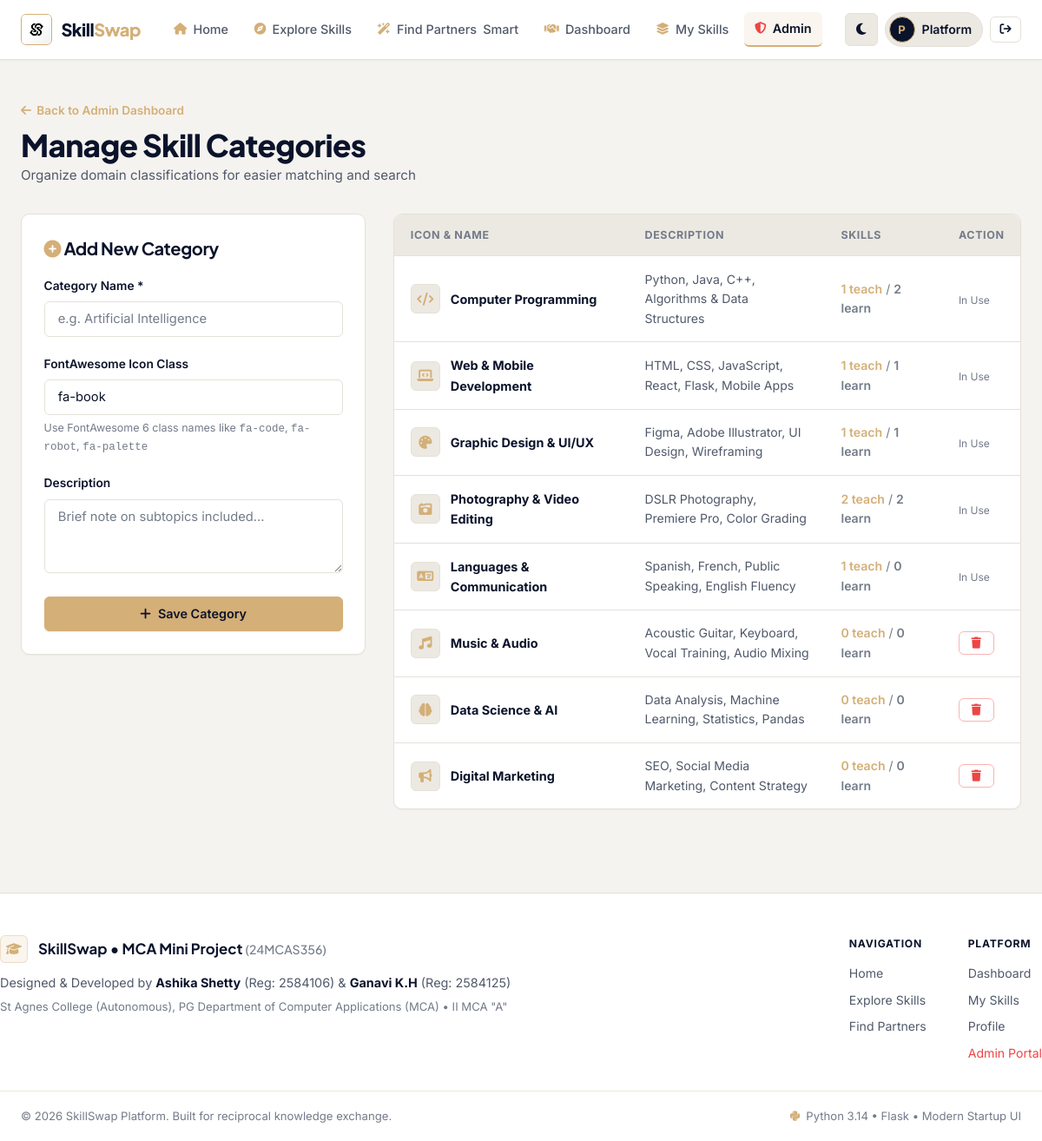
Page /admin/categories (signed in) on the committed database.
### models.py (models this page shows, shortened)
class User(db.Model):
    __tablename__ = 'users'
    id = db.Column(db.Integer, primary_key=True)
    full_name = db.Column(db.String(100), nullable=False)
    email = db.Column(db.String(120), unique=True, nullable=False, index=True)
    password_hash = db.Column(db.String(255), nullable=False)
    role = db.Column(db.String(20), default='user')  # 'user' or 'admin'
    bio = db.Column(db.Text, nullable=True)
    location = db.Column(db.String(150), default='St Agnes College, Mangaluru')
    avatar = db.Column(db.String(255), default='default_avatar.png')
    is_active = db.Column(db.Boolean, default=True)
    created_at = db.Column(db.DateTime, default=lambda: datetime.now(timezone.utc))
    skills_offered = db.relationship('SkillOffered', backref='user', lazy='dynamic', cascade='all, delete-orphan')
    skills_wanted = db.relationship('SkillWanted', backref='user', lazy='dynamic', cascade='all, delete-orphan')
    sent_requests = db.relationship(
        'SwapRequest',
        foreign_keys='SwapRequest.sender_id',
        backref='sender',
        lazy='dynamic',
        cascade='all, delete-orphan'
    )
    received_requests = db.relationship(
        'SwapRequest',
        foreign_keys='SwapRequest.receiver_id',
        backref='receiver',
        lazy='dynamic',
        cascade='all, delete-orphan'
    )
    sent_messages = db.relationship(
        'Message',
        foreign_keys='Message.sender_id',
        backref='sender',
        lazy='dynamic'
    )
    received_messages = db.relationship(
        'Message',
        foreign_keys='Message.receiver_id',
        backref='receiver',
        lazy='dynamic'
    )
    reviews_given = db.relationship(
        'Review',
        foreign_keys='Review.reviewer_id',
        backref='reviewer',
        lazy='dynamic'
    )
    reviews_received = db.relationship(
        'Review',
        foreign_keys='Review.reviewee_id',
        backref='reviewee',
        lazy='dynamic'
    )
    @property
    def is_admin(self):
        return self.role == 'admin'

class Category(db.Model):
    __tablename__ = 'categories'
    id = db.Column(db.Integer, primary_key=True)
    name = db.Column(db.String(80), unique=True, nullable=False)
    icon = db.Column(db.String(50), default='fa-book')  # FontAwesome icon name
    description = db.Column(db.String(255), nullable=True)
    skills_offered = db.relationship('SkillOffered', backref='category', lazy='dynamic')
    skills_wanted = db.relationship('SkillWanted', backref='category', lazy='dynamic')

### routes/admin.py (the view, shortened to what this page needs)
@admin_bp.route('/categories', methods=['GET', 'POST'])
@admin_required
def categories():
    all_categories = Category.query.all()
    return render_template('admin/categories.html', categories=all_categories)

### routes/auth.py (called while the page is built)
def admin_required(view):
    @functools.wraps(view)
    def wrapped_view(**kwargs):
        if 'user_id' not in session:
            flash('Please log in as an administrator.', 'warning')
            return redirect(url_for('auth.login', next=request.url))
        if session.get('user_role') != 'admin':
            flash('Access restricted to administrators only.', 'danger')
            return redirect(url_for('main.index'))
        return view(**kwargs)
    return wrapped_view

@auth_bp.before_app_request
def load_logged_in_user():
    user_id = session.get('user_id')
    if user_id is None:
        g.user = None
    else:
        g.user = db.session.get(User, user_id)
        if g.user and not g.user.is_active:
            session.clear()
            g.user = None
            flash('Your account has been deactivated. Please contact administrator.', 'danger')

### templates/admin/categories.html (shortened to what this page needs)
{% extends 'base.html' %}
{% block extra_css %}
<link rel="stylesheet" href="{{ url_for('static', filename='css/admin.css') }}">
{% endblock %}
{% block content %}
<div style="margin-bottom: 2.5rem;">
  <div style="margin-bottom: 2rem;">
    <a href="{{ url_for('admin.dashboard') }}" style="font-size: 0.85rem; color: var(--champagne-gold); display: flex; align-items: center; gap: 0.4rem; margin-bottom: 0.4rem; font-weight: 600;">
      <i class="fas fa-arrow-left"></i> Back to Admin Dashboard
    </a>
    <h1 style="font-size: 2.2rem; font-weight: 800;">Manage Skill Categories</h1>
    <p style="color: var(--body-text); font-size: 0.95rem;">Organize domain classifications for easier matching and search</p>
  </div>
  <div class="grid-split-2">
    <div class="card">
      <h3 style="font-size: 1.25rem; font-weight: 700; margin-bottom: 1.25rem;">
        <i class="fas fa-plus-circle" style="color: var(--champagne-gold);"></i> Add New Category
      </h3>
      <form method="POST" action="{{ url_for('admin.categories') }}">
        <div class="form-group">
          <label class="form-label">Category Name *</label>
          <input type="text" name="name" class="form-control" placeholder="e.g. Artificial Intelligence" required>
        </div>
        <div class="form-group">
          <label class="form-label">FontAwesome Icon Class</label>
          <input type="text" name="icon" class="form-control" value="fa-book" placeholder="e.g. fa-robot, fa-music, fa-code">
          <small style="color: var(--text-muted); display: block; margin-top: 0.35rem;">
            Use FontAwesome 6 class names like <code>fa-code</code>, <code>fa-robot</code>, <code>fa-palette</code>
          </small>
        </div>
        <div class="form-group">
          <label class="form-label">Description</label>
          <textarea name="description" class="form-control" rows="3" placeholder="Brief note on subtopics included..."></textarea>
        </div>
        <button type="submit" class="btn btn-primary" style="width: 100%;">
          <i class="fas fa-plus"></i> Save Category
        </button>
      </form>
    </div>
    <div class="data-table-wrapper">
      <table class="data-table">
        <thead>
          <tr>
            <th>Icon &amp; Name</th>
            <th>Description</th>
            <th>Skills</th>
            <th>Action</th>
          </tr>
        </thead>
        <tbody>
          {% for cat in categories %}
            <tr>
              <td>
                <div style="display: flex; align-items: center; gap: 0.75rem;">
                  <div class="category-icon" style="width: 34px; height: 34px; font-size: 0.95rem;">
                    <i class="fas {{ cat.icon }}"></i>
                  </div>
                  <strong style="color: var(--heading-color);">{{ cat.name }}</strong>
                </div>
              </td>
              <td style="font-size: 0.88rem; color: var(--body-text); max-width: 250px;">
                {{ cat.description or '-' }}
              </td>
              <td style="font-size: 0.88rem; color: var(--text-muted);">
                <span style="color: var(--champagne-gold); font-weight: 600;">{{ cat.skills_offered.count() }} teach</span> /
                <span style="color: var(--text-muted); font-weight: 600;">{{ cat.skills_wanted.count() }} learn</span>
              </td>
              <td>
                {% if cat.skills_offered.count() == 0 and cat.skills_wanted.count() == 0 %}
                  <form method="POST" action="{{ url_for('admin.delete_category', cat_id=cat.id) }}" onsubmit="return confirm('Delete category {{ cat.name }}?');">
                    <button type="submit" class="btn btn-outline btn-sm" style="color: #EF4444; border-color: rgba(239, 68, 68, 0.4);">
                      <i class="fas fa-trash"></i>
                    </button>
                  </form>
                {% else %}
                  <span style="font-size: 0.75rem; color: var(--text-muted);">In Use</span>
                {% endif %}
              </td>
            </tr>
          {% endfor %}
        </tbody>
      </table>
    </div>
  </div>
</div>
{% endblock %}

### templates/base.html (shortened to what this page needs)
<!DOCTYPE html>
<html lang="en" data-theme="light">
<head>
  <link rel="stylesheet" href="https://cdnjs.cloudflare.com/ajax/libs/font-awesome/6.4.0/css/all.min.css">
  <link rel="stylesheet" href="{{ url_for('static', filename='css/style.css') }}">
  {% block extra_css %}{% endblock %}
</head>
<body>
  <div class="nav-wrapper">
    <nav class="navbar" id="mainNavbar">
      <div class="container nav-container">
        <a href="{{ url_for('main.index') }}" class="brand" id="navBrand">
          <div class="brand-icon">
            <img src="{{ url_for('static', filename='images/logo.jpg') }}" alt="SkillSwap Logo">
          </div>
          <span class="brand-name">Skill<span class="brand-accent">Swap</span></span>
        </a>
        <ul class="nav-links" id="navLinks">
          <li>
            <a href="{{ url_for('main.index') }}" class="nav-link {% if request.endpoint == 'main.index' %}active{% endif %}" id="navHome">
              <i class="fas fa-house"></i>
              <span>Home</span>
            </a>
          </li>
          <li>
            <a href="{{ url_for('main.explore') }}" class="nav-link {% if request.endpoint == 'main.explore' %}active{% endif %}" id="navExplore">
              <i class="fas fa-compass"></i>
              <span>Explore Skills</span>
            </a>
          </li>
          <li>
            <a href="{{ url_for('main.matches') }}" class="nav-link {% if request.endpoint == 'main.matches' %}active{% endif %}" id="navMatches">
              <i class="fas fa-wand-magic-sparkles"></i>
              <span>Find Partners</span>
              <span class="badge-pill-gold">Smart</span>
            </a>
          </li>
          {% if g.user %}
            <li>
              <a href="{{ url_for('swaps.list_swaps') }}" class="nav-link {% if request.endpoint == 'swaps.list_swaps' %}active{% endif %}" id="navSwaps">
                <i class="fas fa-handshake"></i>
                <span>Dashboard</span>
              </a>
            </li>
            <li>
              <a href="{{ url_for('skills.manage_skills') }}" class="nav-link {% if request.endpoint == 'skills.manage_skills' %}active{% endif %}" id="navMySkills">
                <i class="fas fa-layer-group"></i>
                <span>My Skills</span>
              </a>
            </li>
            {% if g.user.is_admin %}
              <li>
                <a href="{{ url_for('admin.dashboard') }}" class="nav-link {% if request.endpoint and 'admin' in request.endpoint %}active{% endif %}" id="navAdmin">
                  <i class="fas fa-shield-halved" style="color: #EF4444;"></i>
                  <span>Admin</span>
                </a>
              </li>
            {% endif %}
          {% endif %}
        </ul>
        <div class="nav-actions">
          <button type="button" class="theme-toggle-btn" id="themeToggleBtn" title="Toggle Theme" aria-label="Toggle Dark and Light Mode">
            <i class="fas fa-moon"></i>
          </button>
          {% if g.user %}
            <a href="{{ url_for('auth.profile') }}" class="user-menu-btn" id="navUserProfile" title="View Profile">
              <div class="avatar-mini">
                {{ g.user.full_name[0] }}
              </div>
              <span class="user-name-label">{{ g.user.full_name.split()[0] }}</span>
            </a>
            <a href="{{ url_for('auth.logout') }}" class="btn btn-outline btn-icon-only btn-sm" id="navLogoutBtn" title="Log Out">
              <i class="fas fa-arrow-right-from-bracket"></i>
            </a>
          {% endif %}
        </div>
      </div>
    </nav>
  </div>
  <main class="container main-content">
    {% block content %}{% endblock %}
  </main>
  <footer class="footer">
    <div class="container footer-content">
      <div class="project-credit">
        <div class="credit-header">
          <div class="credit-icon">
            <i class="fas fa-graduation-cap"></i>
          </div>
          <span class="credit-brand">SkillSwap &bull; MCA Mini Project <span>(24MCAS356)</span></span>
        </div>
        <p class="credit-names">
          Designed &amp; Developed by <strong>Ashika Shetty</strong> (Reg: 2584106) &amp; <strong>Ganavi K.H</strong> (Reg: 2584125)
        </p>
        <p class="credit-college">
          St Agnes College (Autonomous), PG Department of Computer Applications (MCA) &bull; II MCA "A"
        </p>
      </div>
      <div class="footer-links">
        <div class="footer-col">
          <span class="footer-col-title">Navigation</span>
          <a href="{{ url_for('main.index') }}">Home</a>
          <a href="{{ url_for('main.explore') }}">Explore Skills</a>
          <a href="{{ url_for('main.matches') }}">Find Partners</a>
        </div>
        <div class="footer-col">
          <span class="footer-col-title">Platform</span>
          {% if g.user %}
            <a href="{{ url_for('swaps.list_swaps') }}">Dashboard</a>
            <a href="{{ url_for('skills.manage_skills') }}">My Skills</a>
            <a href="{{ url_for('auth.profile') }}">Profile</a>
            {% if g.user.is_admin %}
              <a href="{{ url_for('admin.dashboard') }}" class="admin-link">Admin Portal</a>
            {% endif %}
          {% else %}
            <a href="{{ url_for('auth.login') }}">Log In</a>
            <a href="{{ url_for('auth.register') }}">Create Account</a>
          {% endif %}
        </div>
      </div>
    </div>
    <div class="footer-bottom">
      <div class="container footer-bottom-inner">
        <span>&copy; 2026 SkillSwap Platform. Built for reciprocal knowledge exchange.</span>
        <span class="tech-badge"><i class="fab fa-python" style="color: var(--champagne-gold);"></i> Python 3.14 &bull; Flask &bull; Modern Startup UI</span>
      </div>
    </div>
  </footer>
</body>
</html>

### static/css/admin.css (style rules this page uses)
.data-table-wrapper { background-color: var(--bg-card); border: 1px solid var(--border-color); border-radius: var(--radius-md); overflow-x: auto; -webkit-overflow-scrolling: touch; box-shadow: var(--shadow-xs); width: 100%; }
.data-table { width: 100%; min-width: 520px; border-collapse: collapse; text-align: left; }
.data-table th { background-color: var(--bg-surface-alt); padding: 0.85rem 1.15rem; font-size: 0.78rem; text-transform: uppercase; color: var(--text-muted); letter-spacing: 0.05em; border-bottom: 1px solid var(--border-color); font-weight: 700; white-space: nowrap; }
.data-table td { padding: 0.95rem 1.15rem; border-bottom: 1px solid var(--border-color); font-size: 0.9rem; color: var(--heading-color); vertical-align: middle; }
.data-table tr:last-child td { border-bottom: none; }

### rows in the picture
User: user "P", user.full_name "Platform"
Category: name "Computer Programming", description "Python, Java, C++, Algorithms & Data Structures", skills_offered.count "1", skills_wanted.count "2", shows "In Use"
Category: name "Web & Mobile Development", description "HTML, CSS, JavaScript, React, Flask, Mobile Apps", skills_offered.count "1", skills_wanted.count "1", shows "In Use"
Category: name "Graphic Design & UI/UX", description "Figma, Adobe Illustrator, UI Design, Wireframing", skills_offered.count "1", skills_wanted.count "1", shows "In Use"
Category: name "Photography & Video Editing", description "DSLR Photography, Premiere Pro, Color Grading", skills_offered.count "2", skills_wanted.count "2", shows "In Use"
Category: name "Languages & Communication", description "Spanish, French, Public Speaking, English Fluency", skills_offered.count "1", skills_wanted.count "0", shows "In Use"
Category: name "Music & Audio", description "Acoustic Guitar, Keyboard, Vocal Training, Audio Mixing", skills_offered.count "0", skills_wanted.count "0"
Category: name "Data Science & AI", description "Data Analysis, Machine Learning, Statistics, Pandas", skills_offered.count "0", skills_wanted.count "0"
Category: name "Digital Marketing", description "SEO, Social Media Marketing, Content Strategy", skills_offered.count "0", skills_wanted.count "0"
